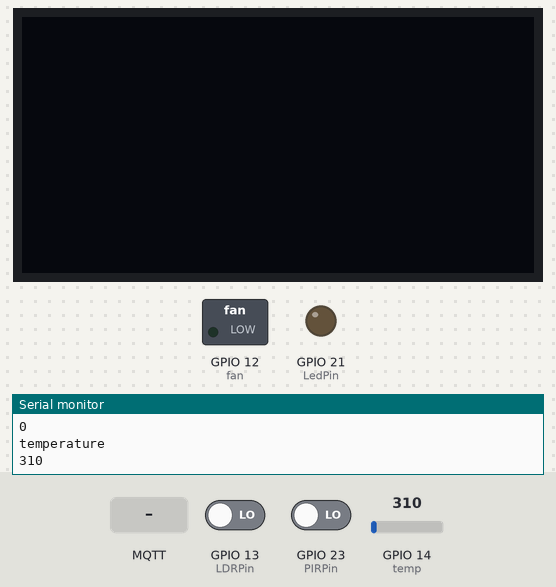
Bench run of a sketch on a simulated ESP32. Parts: 128×64 one-colour display, switched loads named in the sketch (green lamp = pin HIGH), output pins drawn as LEDs (lit = HIGH), the last lines printed to the serial monitor. The test bench sets the inputs (shaded band); at power-on: GPIO 23 (PIRPin) LOW, GPIO 14 (temp) = 310, GPIO 13 (LDRPin) LOW. WiFi joins after 1.5 s; servers stay silent unless stated; no MQTT or app messages arrive unless stated.

Above: at 4.7 s.
4.8 s: GPIO 23 (PIRPin) driven HIGH
6.8 s: GPIO 14 (temp) set to 382
8.3 s: GPIO 14 (temp) set to 437
At 8.8 s:
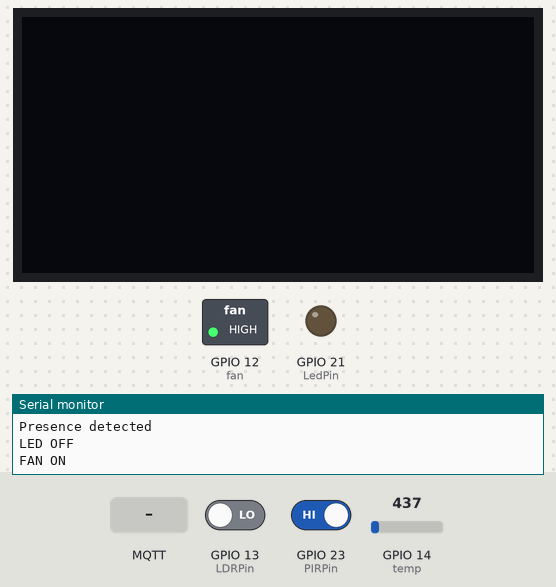
10.0 s: GPIO 13 (LDRPin) driven HIGH
At 10.4 s:
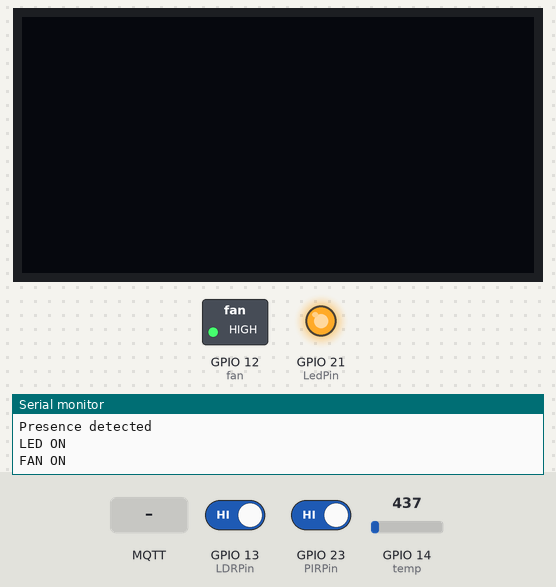
11.5 s: GPIO 14 (temp) set to 372
At 12.0 s:
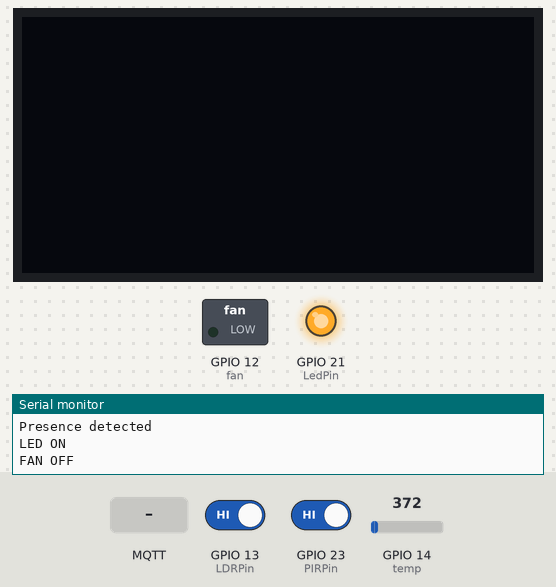
13.1 s: MQTT message "1" arrives on the first subscribed topic
Timing chart, 0 to 15.7 s (numbered marks = the images above; inputs shaded):
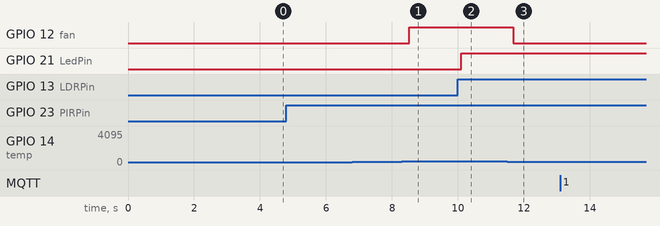

The sketch:

BUS_SHELTER_ESP32.ino
```cpp
//Motion Light Temperature detection using PIR LDR LM35 sensor

#include "ArduinoJson.h"
#include <WiFiClientSecure.h>
#include <PubSubClient.h>

#include <Wire.h>
#include <Adafruit_GFX.h>
#include <Adafruit_SSD1306.h>

#define SCREEN_WIDTH 128 // OLED display width, in pixels
#define SCREEN_HEIGHT 64 // OLED display height, in pixels

// Declaration for an SSD1306 display connected to I2C (SDA, SCL pins)
Adafruit_SSD1306 display(SCREEN_WIDTH, SCREEN_HEIGHT, &Wire, -1);


const char* ssid = "TP-LINK_42523E";
const char* password =  "42042280";
const char* mqttServer = "18.191.57.118";
const int mqttPort = 8883;
const char* mqttUser = "abribus1";
const char* mqttPassword = "pass";

const char* test_root_ca = \
                           "-----BEGIN CERTIFICATE-----\n" \
                           "MIIECzCCAvOgAwIBAgIUQsX8s7W9GugDhlKuNbKc2D/6rfEwDQYJKoZIhvcNAQEL\n" \
                           "BQAwgZQxCzAJBgNVBAYTAkxCMRAwDgYDVQQIDAdMZWJhbm9uMQ8wDQYDVQQHDAZC\n" \
                           "ZWlydXQxDTALBgNVBAoMBHByb2oxDDAKBgNVBAsMA21kcDEdMBsGA1UEAwwUcHJv\n" \
                           "amV0MDQuZHVja2Rucy5vcmcxJjAkBgkqhkiG9w0BCQEWF3JpdGEuY2hhbWF0QGhv\n" \
                           "dG1haWwuY29tMB4XDTIwMDUxOTEzNTYzMFoXDTIzMDIxMzEzNTYzMFowgZQxCzAJ\n" \
                           "BgNVBAYTAkxCMRAwDgYDVQQIDAdMZWJhbm9uMQ8wDQYDVQQHDAZCZWlydXQxDTAL\n" \
                           "BgNVBAoMBHByb2oxDDAKBgNVBAsMA21kcDEdMBsGA1UEAwwUcHJvamV0MDQuZHVj\n" \
                           "a2Rucy5vcmcxJjAkBgkqhkiG9w0BCQEWF3JpdGEuY2hhbWF0QGhvdG1haWwuY29t\n" \
                           "MIIBIjANBgkqhkiG9w0BAQEFAAOCAQ8AMIIBCgKCAQEA2VKViYM6a1lJxbaUvuGy\n" \
                           "1z4MVkze1d4XQuk+6EeZvwcnhbVxgjEh3EfULgXh4eJBUu/RphpPjXnuiw68UWVy\n" \
                           "7LpLqSo0QjsWErWtfwXnF99ljjlYoQw7rxYgMS0n+7Vj7+CaX8Anq/rQ3aRkaOhp\n" \
                           "23zbxoIAFgEcfMTrMzL6glt2bxpfs9BLagNDmLFNmgqDL5aeS4YQrYWOJdSc9oiI\n" \
                           "mWxDIRMoBIOCIJs5Su7DXynvrnCnzmBT5ddEkZsJ3DiqTOyHIiwjHvi5t1aMNW3z\n" \
                           "ooUX9Bmzm1uUwgy613ZbwgfbwhOCogB7wB64CfNjYj9sMTRKvf+abdLq5BGq/qjl\n" \
                           "NwIDAQABo1MwUTAdBgNVHQ4EFgQUTTfKz4Cf3dfPBeOpf/yrBm2JagkwHwYDVR0j\n" \
                           "BBgwFoAUTTfKz4Cf3dfPBeOpf/yrBm2JagkwDwYDVR0TAQH/BAUwAwEB/zANBgkq\n" \
                           "hkiG9w0BAQsFAAOCAQEANKxT8rb59ZIzcqLV5UUTyByHLvQhiIattGkmkk0hS/c9\n" \
                           "iLJkcyPEvupwA6rey8ohmrxaQL1X/yo7gbtcFoFkSglfvO3MVaLBTJQU1q6Z7vPp\n" \
                           "go5VqWhRKXxmmCFd5YKVXoxcNJhJ5ECuphnHuSxlSGsiHjer04F0I29lfMQuxTK0\n" \
                           "kaiCvY1FqHwl6zj3u52S3b0wvqrfr4ENWuFYvaZd8gdiKLdsavHRZc2teafIWKqn\n" \
                           "iY+PVlEQI4k2V+Q46Ze7huoNpKI5g3wBVptk6CDAh7Euw7/75VoXn2yk1oJ5NmJ2\n" \
                           "Wq3UZviv6TIdXLU5mJVS6hqvIR+ew0H+37gGCgdHQg==\n" \
                           "-----END CERTIFICATE-----\n";

const char* test_client_cert = \
                               "-----BEGIN CERTIFICATE-----\n" \
                               "MIIDoTCCAokCFDT56Y/RvISP9JOjQVM0hhtGLgefMA0GCSqGSIb3DQEBCwUAMIGU\n" \
                               "MQswCQYDVQQGEwJMQjEQMA4GA1UECAwHTGViYW5vbjEPMA0GA1UEBwwGQmVpcnV0\n" \
                               "MQ0wCwYDVQQKDARwcm9qMQwwCgYDVQQLDANtZHAxHTAbBgNVBAMMFHByb2pldDA0\n" \
                               "LmR1Y2tkbnMub3JnMSYwJAYJKoZIhvcNAQkBFhdyaXRhLmNoYW1hdEBob3RtYWls\n" \
                               "LmNvbTAeFw0yMDA1MTkxNDUxMjBaFw0yMzAyMTMxNDUxMjBaMIGEMQswCQYDVQQG\n" \
                               "EwJMQjEQMA4GA1UECAwHTGViYW5vbjEPMA0GA1UEBwwGQmVpcnV0MQ0wCwYDVQQK\n" \
                               "DARwcm9qMQwwCgYDVQQLDANtZHAxDTALBgNVBAMMBGJ1czExJjAkBgkqhkiG9w0B\n" \
                               "CQEWF3JpdGEuY2hhbWF0QGhvdG1haWwuY29tMIIBIjANBgkqhkiG9w0BAQEFAAOC\n" \
                               "AQ8AMIIBCgKCAQEA7ghBpKjZivnyTni7IeBwu8kAanHRme86PHtN/CxqsgP8QtRe\n" \
                               "GWOUsG/MUvHGxquGWQnEMw2A/23ykbejuvR+tgVILwyecnbYQqj5hnfD4jQQGedX\n" \
                               "4RtuLLDC3KKAhm9mHIjQNTyDDJzkZB74X2ZrLK0sbWZanDmwtq9q446/blKXRo/3\n" \
                               "v41Bb2PabnAI2jnd2dSVq1I+6ZrRo+rdjzCTPCl9tzCPOX6x2kfnE5MTXMhWpU5X\n" \
                               "923T4aYCVhnGUdarIA/xnHjwwCoQhUeTKDxbfjJY0fPIC65FzUeG5crD4QYj/zpJ\n" \
                               "pM4OkUbwx6jduYGEl9u8byVLBzL6EMA5Fer01QIDAQABMA0GCSqGSIb3DQEBCwUA\n" \
                               "A4IBAQBEQOOZiJs7MSFnx0a7CIXkF1XKvNZEkc2yJkQci3XJbfr0DYB0mLeXxSJd\n" \
                               "JMpKvhcXeNEb2LOFJX5hif1ogMuqneV4jKOPCt3Fdd9PvtUAoFiy6l9n2aQTzZbb\n" \
                               "iyNcb1nzA2ub+aYXzcEeqqZRskF07BlLui6zMsUZUfMiRnHX7Y+O9+O1EH2WVODx\n" \
                               "FdAtMOu0geqmlyB0gMg0pTY4ZOMGEPJBFcTHI36JcrPERhxJLICbgvNeeG81KksW\n" \
                               "Zd5r+5a4catKcq1Y6ES7ov6Ftt+hLkwvXuIJOq4eQy51BOA39dWRZX3eUy4gsZBS\n" \
                               "OxycJBS3Het7XGwKZRn0oWFS38oU\n" \
                               "-----END CERTIFICATE-----\n";


const char* test_client_key = \
                              "-----BEGIN RSA PRIVATE KEY-----\n" \
                              "MIIEpAIBAAKCAQEA7ghBpKjZivnyTni7IeBwu8kAanHRme86PHtN/CxqsgP8QtRe\n" \
                              "GWOUsG/MUvHGxquGWQnEMw2A/23ykbejuvR+tgVILwyecnbYQqj5hnfD4jQQGedX\n" \
                              "4RtuLLDC3KKAhm9mHIjQNTyDDJzkZB74X2ZrLK0sbWZanDmwtq9q446/blKXRo/3\n" \
                              "v41Bb2PabnAI2jnd2dSVq1I+6ZrRo+rdjzCTPCl9tzCPOX6x2kfnE5MTXMhWpU5X\n" \
                              "923T4aYCVhnGUdarIA/xnHjwwCoQhUeTKDxbfjJY0fPIC65FzUeG5crD4QYj/zpJ\n" \
                              "pM4OkUbwx6jduYGEl9u8byVLBzL6EMA5Fer01QIDAQABAoIBAQDhoevvlKraBUH9\n" \
                              "xo3EeAcEymzdedSwsUcny85JqyTcZ9C43KvyLyXj9aXePhcpfbAVOJ/FsRhFiEg2\n" \
                              "frfyYQ63pdwd1T1gzW0ECz60i1SgWK+mjlgMJz9Rl6CvGk7woCpQBBQxUpH648HP\n" \
                              "clgHvoL7T5Bch3h+vGTZVwDgghDOFiH+SlFKKG9MTGKfi2Q3dtNn4xms5AN1UlLJ\n" \
                              "74phYGzoUCAciG9Tlknwt4PXQrXiCdMjTODLmo5vKfUaXdfTdoH37PYY+ZHYPJj7\n" \
                              "B6cCkL5xfbDDo3t4BX8nRv92yIts+dVPJiNkW+9jgZb4WwBY3F7Fk4ukeJrrZaKo\n" \
                              "Qq549eCFAoGBAPvuUhq9fk0sZKkESSrZsyeg0x1VnEZbhb5xUzik6k2dk820zvA5\n" \
                              "3jS4CXmakjaonIQxKZMHWriBXS1+OLLf6i4wA97/tZxVMD4bFHBnR4LcOmhi7xD8\n" \
                              "j6+0d5zJsTMV49WfHeROHH0Kh7s8UHHFpFTnIsGil6XPKenvdKHkJKSHAoGBAPHg\n" \
                              "d7jM2/ouK90KV4LCNd+dHrBREm/40UpiEUDl7YQI+QXuOmQfr0SlIO6u3WSwYZYP\n" \
                              "3/eRm04jUrMkPjb7ZfgYkE+X0s716bEnHzgwhXri54hzYrDWrzpJADdTyPPZN9Db\n" \
                              "uwz9UsCxHh5n6yNGCxX+LUkte6spQXcHPegFu87DAoGAdSYmQc76C1LoX/vhNi7T\n" \
                              "c0sCwLJNoB3w/FTgOQfe+EadM1uvmt+d52/o4AYzlX0kgwgFaBxUYFWviXcXUH50\n" \
                              "/BNRyYGo5tBqRYb8IySziTN1aZMPzhtTiYXm1R6o6rN0JaL/GGoGL1MVOMjcM3uP\n" \
                              "ZfexHs/Hqs/BksnJt3pKW8MCgYEAjRo9vXkE+zXkMNbPpmBVvVWTiZhCAUBOF+6N\n" \
                              "0iZQIS5615LaTX6OaKVMSPGKBis/QqOQLISs7TB+FjOWd8zA97KcvVH8kO+0nLwN\n" \
                              "4mGr/LxSBbAKas9S+dWMYrpmCJs3jIgi3rkJhY/N2j8VVUaPQQ0+renysy8mGaIH\n" \
                              "40s0/LECgYB5mrs6IpDpfd4gpgp/PQFv51qZyEGczots9/NceHpZvuEuRaRDFYFK\n" \
                              "UfPiikAkDsfaVDhkKr5y9+UAdO1gwIVBR1rmz2I65xYGxCR8fkZoFPD+hEnF/6IS\n" \
                              "BzMAUz1b5VCgD57kp3Zj7ZxovF5XR4uHzuFrpApLg4Xj+vdkucWcDQ==\n" \
                              "-----END RSA PRIVATE KEY-----\n";

WiFiClientSecure espClient;
PubSubClient client(espClient);


int LDRPin = 13;  //number of the pin connected to the digital output of the sensor
int PIRPin = 23;  //number of the pin connected to the digital output of the sensor
int LedPin = 21;
int temp = 14;
int fan = 12;

void setup()
{
  pinMode(LDRPin, INPUT);
  pinMode(PIRPin, INPUT);
  pinMode(LedPin, OUTPUT);
  pinMode(temp, INPUT);
  pinMode(fan, OUTPUT);
  digitalWrite(fan, LOW);
  digitalWrite(LedPin, LOW);

  if (!display.begin(SSD1306_SWITCHCAPVCC, 0x3C)) { // Address 0x3D for 128x64
    Serial.println(F("SSD1306 allocation failed"));
    for (;;);
  }
  delay(2000);
  display.clearDisplay();

  Serial.begin(115200);

  WiFi.begin(ssid, password);

  while (WiFi.status() != WL_CONNECTED) {
    delay(500);
    Serial.println("Connecting to WiFi..");
  }
  Serial.println("Connected to the WiFi network");
  espClient.setCACert(test_root_ca);
  espClient.setCertificate(test_client_cert);
  espClient.setPrivateKey(test_client_key);
  client.setServer(mqttServer, mqttPort);
  client.setCallback(callback);

  while (!client.connected()) {
    Serial.println("Connecting to MQTT...");

    if (client.connect("ESP32_abribus1", mqttUser, mqttPassword )) {

      Serial.println("Connected to MQTT");
      client.subscribe("abribuses/abribus1");
    } else {

      Serial.print("failed with state ");
      Serial.print(client.state());
      delay(2000);

    };
  }

}

void loop()
{
  client.loop();
  int temperature = analogRead(temp);
  int  LDR = digitalRead(LDRPin);
  int PIR = digitalRead(PIRPin);
  Serial.println("LDR");
  Serial.println(LDR);
  Serial.println("PIR");
  Serial.println(PIR);

  Serial.println("temperature");
  Serial.println(temperature);


if (PIR == HIGH){

Serial.println("Presence detected");
display.display();
if (LDR == HIGH) {
digitalWrite(LedPin, HIGH);
Serial.println("LED ON");
}
   else {
digitalWrite(LedPin, LOW);
   Serial.println("LED OFF");
  }
  int  Temp_seuil = 400; //en mV

  if ( temperature >= Temp_seuil){
  digitalWrite(fan, HIGH);
 Serial.println("FAN ON");
 }

  else {
  digitalWrite(fan, LOW);
  Serial.println("FAN OFF");

  };

  delay(500);
}
   else{
       Serial.println("Presence undetected");
       digitalWrite(fan, LOW);
      Serial.println("FAN OFF");
      digitalWrite(LedPin, LOW);

      Serial.println("LED OFF");
};
}


void callback(char* topic , byte* payload, unsigned int length) {
  char inData[80];
  Serial.print("Message arrived in topic: ");
  Serial.println(topic);


  Serial.println("-------new message from broker-----");
  Serial.print("channel:");
  Serial.println(topic);
  Serial.print("data:");
  Serial.write(payload, length);
  Serial.println();

  Serial.println("Parsing start: ");

  StaticJsonBuffer<300> JSONBuffer;                         //Memory pool
  JsonObject& parsed = JSONBuffer.parseObject(payload); //Parse message

  if (!parsed.success()) {   //Check for errors in parsing

    Serial.println("Parsing failed");
    delay(5000);
    return;

  }
  display.clearDisplay();
  display.setTextSize(1);
  display.setTextColor(WHITE);
  display.setCursor(0, 10);
  display.println("  Bus        Time ");


  String id1 = parsed["bus1"];
  int time1 = parsed["time1"];
  String id2 = parsed["bus2"];
  int time2 = parsed["time2"];

  String t1 = String(time1/60);
  String t2 = String(time2/60);

  String a = "   "+ id1 + "         " +t1+"min";
  String b = "   "+ id2 + "         " +t2+"min";
  String b2 = "   "+ id2 + "         " +"Arrived";
  if ( time2 > 15 ){
    if ( time2 > 45){
      display.println(b);
    }
    else{
      display.println(b2);
    }
  }

  display.println(a);
  display.display();
  Serial.println(a);

}
```

Measured:
- the behaviour switches between 399 and 400 on GPIO 14 (temp) (found by bisection; images 0 and 1)
- after the input at 8.3 s, GPIO 12 (fan): LOW → HIGH after 0.22 s
- after the input at 10.0 s, GPIO 21 (LedPin): LOW → HIGH after 0.10 s
- after the input at 11.5 s, GPIO 12 (fan): HIGH → LOW after 0.18 s
